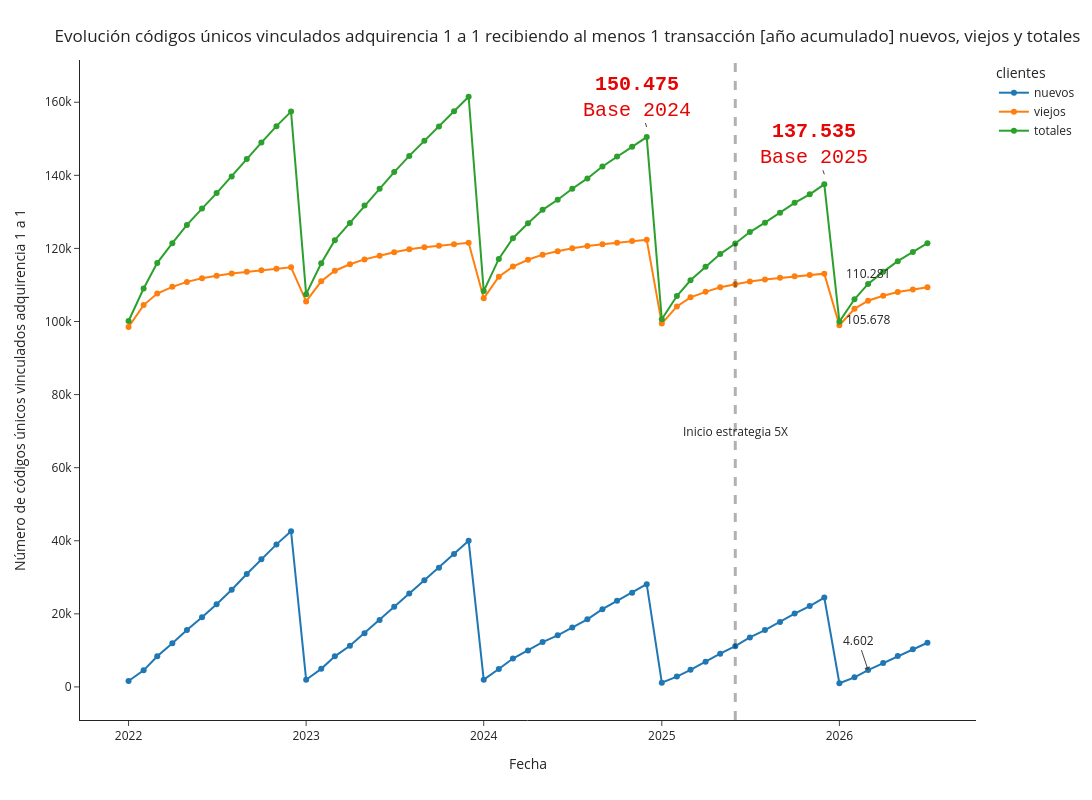

The code cell stored with this chart in its notebook:
### Markdown cell above
# Cifras en perspectiva histórica, metas y proyecciones

### Code cell
df_plot1 = df[['fecha_ymd2', 'num_vinc_new_uso_cumsum_ym']]
df_plot1.columns = ['fecha', 'cantidad_clientes']
df_plot1['clientes'] = 'nuevos'
df_plot2 = df[['fecha_ymd2', 'num_vinc_old_uso_cumsum_ym']]
df_plot2.columns = ['fecha', 'cantidad_clientes']
df_plot2['clientes'] = 'viejos'
df_plot3 = df[['fecha_ymd2', 'num_vinc_all_uso_cumsum_ym']]
df_plot3.columns = ['fecha', 'cantidad_clientes']
df_plot3['clientes'] = 'totales'

# df_plot = pd.concat([df_plot1[:35], df_plot2[:35], df_plot3[:35]])
df_plot = pd.concat([df_plot1, df_plot2, df_plot3])

fig = px.line(df_plot, x="fecha", y="cantidad_clientes", color='clientes',markers=True, template='simple_white', width=1600, height=800)
fig.add_vline(x='2025-06-01', line_width=3, line_dash="dash")
fig.update_layout(
    title={
        'text': "Evolución códigos únicos vinculados adquirencia 1 a 1 recibiendo al menos 1 transacción [año acumulado] nuevos, viejos y totales",
        'xanchor': 'left',
        'yanchor': 'top'},
    xaxis=dict(
            title=dict(
                text="Fecha"
            )),
    yaxis=dict(
            title=dict(
                text="Número de códigos únicos vinculados adquirencia 1 a 1"
            ))
)
fig.add_annotation(x='2025-06-01', y=70000,
            text="Inicio estrategia 5X",
            showarrow=False,
            arrowhead=1)
fig.add_annotation(x='2026-03-01', y=110281,
            text="110.281",
            showarrow=False,
            yshift=10)
fig.add_annotation(x='2024-12-01', y=150475,
            text="<b>150.475</b><br>Base 2024",
            yshift=10,
            font=dict(
            family="Courier New, monospace",
            size=20,
            color="#E60505"
            ))
fig.add_annotation(x='2025-12-01', y=137535,
            text="<b>137.535</b><br>Base 2025",
            yshift=10,
            font=dict(
            family="Courier New, monospace",
            size=20,
            color="#E60505"
            ))
fig.add_annotation(x='2026-03-01', y=105678,
            text="105.678",
            showarrow=False,
            yshift=-19)
fig.add_annotation(x='2026-03-01', y=4602,
            text="4.602",
            showarrow=True,
            arrowhead=1)
fig.show()

### Figure 1 — Plotly figure (JSON) as saved in the notebook; plotly's stock layout.template omitted (floating-point values rounded to 4 significant figures)
{"data": [{"hovertemplate": "clientes=nuevos<br>fecha=%{x}<br>cantidad_clientes=%{y}<extra></extra>", "legendgroup": "nuevos", "line": {"color": "#1F77B4", "dash": "solid"}, "marker": {"symbol": "circle"}, "mode": "lines+markers", "name": "nuevos", "orientation": "v", "showlegend": true, "type": "scatter", "x": ["2026-07-01T00:00:00", "2026-06-01T00:00:00", "2026-05-01T00:00:00", "2026-04-01T00:00:00", "2026-03-01T00:00:00", "2026-02-01T00:00:00", "2026-01-01T00:00:00", "2025-12-01T00:00:00", "2025-11-01T00:00:00", "2025-10-01T00:00:00", "2025-09-01T00:00:00", "2025-08-01T00:00:00", "2025-07-01T00:00:00", "2025-06-01T00:00:00", "2025-05-01T00:00:00", "2025-04-01T00:00:00", "2025-03-01T00:00:00", "2025-02-01T00:00:00", "2025-01-01T00:00:00", "2024-12-01T00:00:00", "2024-11-01T00:00:00", "2024-10-01T00:00:00", "2024-09-01T00:00:00", "2024-08-01T00:00:00", "2024-07-01T00:00:00", "2024-06-01T00:00:00", "2024-05-01T00:00:00", "2024-04-01T00:00:00", "2024-03-01T00:00:00", "2024-02-01T00:00:00", "2024-01-01T00:00:00", "2023-12-01T00:00:00", "2023-11-01T00:00:00", "2023-10-01T00:00:00", "2023-09-01T00:00:00", "2023-08-01T00:00:00", "2023-07-01T00:00:00", "2023-06-01T00:00:00", "2023-05-01T00:00:00", "2023-04-01T00:00:00", "2023-03-01T00:00:00", "2023-02-01T00:00:00", "2023-01-01T00:00:00", "2022-12-01T00:00:00", "2022-11-01T00:00:00", "2022-10-01T00:00:00", "2022-09-01T00:00:00", "2022-08-01T00:00:00", "2022-07-01T00:00:00", "2022-06-01T00:00:00", "2022-05-01T00:00:00", "2022-04-01T00:00:00", "2022-03-01T00:00:00", "2022-02-01T00:00:00", "2022-01-01T00:00:00"], "xaxis": "x", "y": [12093, 10280, 8447, 6523, 4602, 2617, 1004, 24455, 22119, 20079, 17741, 15543, 13549, 11155, 9084, 6861, 4674, 2828, 1159, 28109, 25789, 23547, 21278, 18489, 16281, 14112, 12260, 9995, 7763, 4888, 1985, 39969, 36374, 32585, 29174, 25578, 21917, 18330, 14716, 11281, 8370, 4945, 1975, 42597, 39008, 34928, 30883, 26588, 22607, 19087, 15602, 11960, 8402, 4531, 1628], "yaxis": "y"}, {"hovertemplate": "clientes=viejos<br>fecha=%{x}<br>cantidad_clientes=%{y}<extra></extra>", "legendgroup": "viejos", "line": {"color": "#FF7F0E", "dash": "solid"}, "marker": {"symbol": "circle"}, "mode": "lines+markers", "name": "viejos", "orientation": "v", "showlegend": true, "type": "scatter", "x": ["2026-07-01T00:00:00", "2026-06-01T00:00:00", "2026-05-01T00:00:00", "2026-04-01T00:00:00", "2026-03-01T00:00:00", "2026-02-01T00:00:00", "2026-01-01T00:00:00", "2025-12-01T00:00:00", "2025-11-01T00:00:00", "2025-10-01T00:00:00", "2025-09-01T00:00:00", "2025-08-01T00:00:00", "2025-07-01T00:00:00", "2025-06-01T00:00:00", "2025-05-01T00:00:00", "2025-04-01T00:00:00", "2025-03-01T00:00:00", "2025-02-01T00:00:00", "2025-01-01T00:00:00", "2024-12-01T00:00:00", "2024-11-01T00:00:00", "2024-10-01T00:00:00", "2024-09-01T00:00:00", "2024-08-01T00:00:00", "2024-07-01T00:00:00", "2024-06-01T00:00:00", "2024-05-01T00:00:00", "2024-04-01T00:00:00", "2024-03-01T00:00:00", "2024-02-01T00:00:00", "2024-01-01T00:00:00", "2023-12-01T00:00:00", "2023-11-01T00:00:00", "2023-10-01T00:00:00", "2023-09-01T00:00:00", "2023-08-01T00:00:00", "2023-07-01T00:00:00", "2023-06-01T00:00:00", "2023-05-01T00:00:00", "2023-04-01T00:00:00", "2023-03-01T00:00:00", "2023-02-01T00:00:00", "2023-01-01T00:00:00", "2022-12-01T00:00:00", "2022-11-01T00:00:00", "2022-10-01T00:00:00", "2022-09-01T00:00:00", "2022-08-01T00:00:00", "2022-07-01T00:00:00", "2022-06-01T00:00:00", "2022-05-01T00:00:00", "2022-04-01T00:00:00", "2022-03-01T00:00:00", "2022-02-01T00:00:00", "2022-01-01T00:00:00"], "xaxis": "x", "y": [109345, 108755, 108073, 107059, 105678, 103470, 98960, 113080, 112697, 112384, 111995, 111498, 110935, 110174, 109362, 108111, 106615, 104133, 99434, 122366, 122024, 121582, 121138, 120662, 120039, 119205, 118299, 116888, 115020, 112247, 106338, 121536, 121172, 120746, 120319, 119743, 118972, 118009, 116996, 115676, 113892, 110993, 105502, 114848, 114448, 114037, 113595, 113115, 112524, 111816, 110837, 109488, 107634, 104493, 98510], "yaxis": "y"}, {"hovertemplate": "clientes=totales<br>fecha=%{x}<br>cantidad_clientes=%{y}<extra></extra>", "legendgroup": "totales", "line": {"color": "#2CA02C", "dash": "solid"}, "marker": {"symbol": "circle"}, "mode": "lines+markers", "name": "totales", "orientation": "v", "showlegend": true, "type": "scatter", "x": ["2026-07-01T00:00:00", "2026-06-01T00:00:00", "2026-05-01T00:00:00", "2026-04-01T00:00:00", "2026-03-01T00:00:00", "2026-02-01T00:00:00", "2026-01-01T00:00:00", "2025-12-01T00:00:00", "2025-11-01T00:00:00", "2025-10-01T00:00:00", "2025-09-01T00:00:00", "2025-08-01T00:00:00", "2025-07-01T00:00:00", "2025-06-01T00:00:00", "2025-05-01T00:00:00", "2025-04-01T00:00:00", "2025-03-01T00:00:00", "2025-02-01T00:00:00", "2025-01-01T00:00:00", "2024-12-01T00:00:00", "2024-11-01T00:00:00", "2024-10-01T00:00:00", "2024-09-01T00:00:00", "2024-08-01T00:00:00", "2024-07-01T00:00:00", "2024-06-01T00:00:00", "2024-05-01T00:00:00", "2024-04-01T00:00:00", "2024-03-01T00:00:00", "2024-02-01T00:00:00", "2024-01-01T00:00:00", "2023-12-01T00:00:00", "2023-11-01T00:00:00", "2023-10-01T00:00:00", "2023-09-01T00:00:00", "2023-08-01T00:00:00", "2023-07-01T00:00:00", "2023-06-01T00:00:00", "2023-05-01T00:00:00", "2023-04-01T00:00:00", "2023-03-01T00:00:00", "2023-02-01T00:00:00", "2023-01-01T00:00:00", "2022-12-01T00:00:00", "2022-11-01T00:00:00", "2022-10-01T00:00:00", "2022-09-01T00:00:00", "2022-08-01T00:00:00", "2022-07-01T00:00:00", "2022-06-01T00:00:00", "2022-05-01T00:00:00", "2022-04-01T00:00:00", "2022-03-01T00:00:00", "2022-02-01T00:00:00", "2022-01-01T00:00:00"], "xaxis": "x", "y": [121439, 119036, 116521, 113583, 110281, 106088, 99964, 137535, 134816, 132463, 129736, 127041, 124484, 121329, 118446, 114972, 111289, 106961, 100593, 150475, 147813, 145129, 142416, 139151, 136320, 133317, 130559, 126883, 122783, 117135, 108323, 161505, 157546, 153331, 149493, 145321, 140889, 136339, 131712, 126957, 122262, 115938, 107477, 157445, 153457, 148966, 144479, 139704, 135132, 130903, 126439, 121448, 116036, 109024, 100138], "yaxis": "y"}], "layout": {"annotations": [{"arrowhead": 1, "showarrow": false, "text": "Inicio estrategia 5X", "x": "2025-06-01", "y": 70000}, {"showarrow": false, "text": "110.281", "x": "2026-03-01", "y": 110281, "yshift": 10}, {"font": {"color": "#E60505", "family": "Courier New, monospace", "size": 20}, "text": "<b>150.475</b><br>Base 2024", "x": "2024-12-01", "y": 150475, "yshift": 10}, {"font": {"color": "#E60505", "family": "Courier New, monospace", "size": 20}, "text": "<b>137.535</b><br>Base 2025", "x": "2025-12-01", "y": 137535, "yshift": 10}, {"showarrow": false, "text": "105.678", "x": "2026-03-01", "y": 105678, "yshift": -19}, {"arrowhead": 1, "showarrow": true, "text": "4.602", "x": "2026-03-01", "y": 4602}], "height": 800, "legend": {"title": {"text": "clientes"}, "tracegroupgap": 0}, "margin": {"t": 60}, "shapes": [{"line": {"dash": "dash", "width": 3}, "type": "line", "x0": "2025-06-01", "x1": "2025-06-01", "xref": "x", "y0": 0, "y1": 1, "yref": "y domain"}], "title": {"text": "Evolución códigos únicos vinculados adquirencia 1 a 1 recibiendo al menos 1 transacción [año acumulado] nuevos, viejos y totales", "xanchor": "left", "yanchor": "top"}, "width": 1600, "xaxis": {"anchor": "y", "domain": [0, 1], "title": {"text": "Fecha"}}, "yaxis": {"anchor": "x", "domain": [0, 1], "title": {"text": "Número de códigos únicos vinculados adquirencia 1 a 1"}}}}
